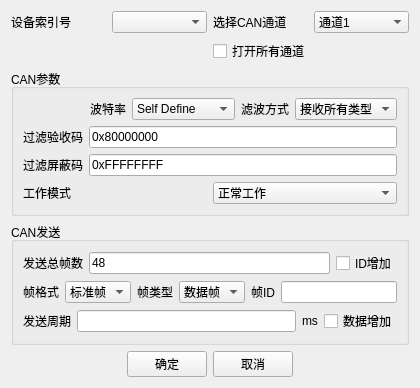
<?xml version="1.0" encoding="UTF-8"?>
<ui version="4.0">
 <class>ConFiguration</class>
 <widget class="QWidget" name="ConFiguration">
  <property name="geometry">
   <rect>
    <x>0</x>
    <y>0</y>
    <width>420</width>
    <height>382</height>
   </rect>
  </property>
  <property name="windowTitle">
   <string>Form</string>
  </property>
  <layout class="QHBoxLayout" name="horizontalLayout_17">
   <item>
    <layout class="QVBoxLayout" name="verticalLayout_4">
     <item>
      <layout class="QHBoxLayout" name="horizontalLayout_8">
       <item>
        <layout class="QVBoxLayout" name="verticalLayout_3">
         <item>
          <layout class="QHBoxLayout" name="horizontalLayout_6">
           <item>
            <widget class="QLabel" name="label">
             <property name="text">
              <string>设备索引号</string>
             </property>
            </widget>
           </item>
           <item>
            <widget class="QComboBox" name="comboBox_device_id"/>
           </item>
          </layout>
         </item>
         <item>
          <spacer name="verticalSpacer">
           <property name="orientation">
            <enum>Qt::Vertical</enum>
           </property>
           <property name="sizeHint" stdset="0">
            <size>
             <width>20</width>
             <height>18</height>
            </size>
           </property>
          </spacer>
         </item>
        </layout>
       </item>
       <item>
        <layout class="QVBoxLayout" name="verticalLayout_2">
         <item>
          <layout class="QHBoxLayout" name="horizontalLayout_7">
           <item>
            <widget class="QLabel" name="label_2">
             <property name="text">
              <string>选择CAN通道</string>
             </property>
            </widget>
           </item>
           <item>
            <widget class="QComboBox" name="comboBox_can">
             <item>
              <property name="text">
               <string>通道1</string>
              </property>
             </item>
             <item>
              <property name="text">
               <string>通道2</string>
              </property>
             </item>
            </widget>
           </item>
          </layout>
         </item>
         <item>
          <widget class="QCheckBox" name="checkBox_all_open_can">
           <property name="text">
            <string>打开所有通道</string>
           </property>
          </widget>
         </item>
        </layout>
       </item>
      </layout>
     </item>
     <item>
      <widget class="QGroupBox" name="groupBox">
       <property name="title">
        <string>CAN参数</string>
       </property>
       <layout class="QVBoxLayout" name="verticalLayout">
        <item>
         <layout class="QHBoxLayout" name="horizontalLayout_5">
          <item>
           <widget class="QLabel" name="label_3">
            <property name="text">
             <string>&lt;html&gt;&lt;head/&gt;&lt;body&gt;&lt;p align=&quot;right&quot;&gt;波特率&lt;/p&gt;&lt;/body&gt;&lt;/html&gt;</string>
            </property>
           </widget>
          </item>
          <item>
           <widget class="QComboBox" name="comboBox_bps">
            <item>
             <property name="text">
              <string>Self Define</string>
             </property>
            </item>
            <item>
             <property name="text">
              <string>10k bps</string>
             </property>
            </item>
            <item>
             <property name="text">
              <string>20k bps</string>
             </property>
            </item>
            <item>
             <property name="text">
              <string>40k bps</string>
             </property>
            </item>
            <item>
             <property name="text">
              <string>50k bps</string>
             </property>
            </item>
            <item>
             <property name="text">
              <string>80k bps</string>
             </property>
            </item>
            <item>
             <property name="text">
              <string>100k bps</string>
             </property>
            </item>
            <item>
             <property name="text">
              <string>125k bps</string>
             </property>
            </item>
            <item>
             <property name="text">
              <string>200k bps</string>
             </property>
            </item>
            <item>
             <property name="text">
              <string>250k bps</string>
             </property>
            </item>
            <item>
             <property name="text">
              <string>400k bps</string>
             </property>
            </item>
            <item>
             <property name="text">
              <string>500k bps</string>
             </property>
            </item>
            <item>
             <property name="text">
              <string>666k bps</string>
             </property>
            </item>
            <item>
             <property name="text">
              <string>800k bps</string>
             </property>
            </item>
            <item>
             <property name="text">
              <string>1000k bps</string>
             </property>
            </item>
            <item>
             <property name="text">
              <string>33.33k bps</string>
             </property>
            </item>
            <item>
             <property name="text">
              <string>66.66k bps</string>
             </property>
            </item>
            <item>
             <property name="text">
              <string>83.33k bps</string>
             </property>
            </item>
           </widget>
          </item>
          <item>
           <layout class="QHBoxLayout" name="horizontalLayout_4">
            <item>
             <widget class="QLabel" name="label_6">
              <property name="text">
               <string>滤波方式</string>
              </property>
             </widget>
            </item>
            <item>
             <widget class="QComboBox" name="comboBox_receive_type">
              <item>
               <property name="text">
                <string>接收所有类型</string>
               </property>
              </item>
              <item>
               <property name="text">
                <string>只接收标准帧</string>
               </property>
              </item>
              <item>
               <property name="text">
                <string>只接收扩展帧</string>
               </property>
              </item>
             </widget>
            </item>
           </layout>
          </item>
         </layout>
        </item>
        <item>
         <layout class="QHBoxLayout" name="horizontalLayout_3">
          <item>
           <widget class="QLabel" name="label_4">
            <property name="text">
             <string>过滤验收码</string>
            </property>
           </widget>
          </item>
          <item>
           <widget class="QLineEdit" name="lineEdit_accode">
            <property name="text">
             <string>0x80000000</string>
            </property>
           </widget>
          </item>
         </layout>
        </item>
        <item>
         <layout class="QHBoxLayout" name="horizontalLayout_2">
          <item>
           <widget class="QLabel" name="label_5">
            <property name="text">
             <string>过滤屏蔽码</string>
            </property>
           </widget>
          </item>
          <item>
           <widget class="QLineEdit" name="lineEdit_AccMask">
            <property name="text">
             <string>0xFFFFFFFF</string>
            </property>
           </widget>
          </item>
         </layout>
        </item>
        <item>
         <layout class="QHBoxLayout" name="horizontalLayout">
          <item>
           <widget class="QLabel" name="label_7">
            <property name="text">
             <string>工作模式</string>
            </property>
           </widget>
          </item>
          <item>
           <widget class="QComboBox" name="comboBox_work_type">
            <item>
             <property name="text">
              <string>正常工作</string>
             </property>
            </item>
            <item>
             <property name="text">
              <string>监听</string>
             </property>
            </item>
            <item>
             <property name="text">
              <string>自发自收</string>
             </property>
            </item>
            <item>
             <property name="text">
              <string>正常工作并接收错误帧</string>
             </property>
            </item>
           </widget>
          </item>
         </layout>
        </item>
       </layout>
      </widget>
     </item>
     <item>
      <widget class="QGroupBox" name="groupBox_2">
       <property name="title">
        <string>CAN发送</string>
       </property>
       <layout class="QHBoxLayout" name="horizontalLayout_14">
        <item>
         <layout class="QVBoxLayout" name="verticalLayout_7">
          <item>
           <layout class="QVBoxLayout" name="verticalLayout_6">
            <item>
             <layout class="QHBoxLayout" name="horizontalLayout_16">
              <item>
               <widget class="QLabel" name="label_12">
                <property name="text">
                 <string>发送总帧数</string>
                </property>
               </widget>
              </item>
              <item>
               <widget class="QLineEdit" name="lineEdit_all_frames">
                <property name="text">
                 <string>48</string>
                </property>
               </widget>
              </item>
              <item>
               <widget class="QCheckBox" name="checkBox_IDadd">
                <property name="text">
                 <string>ID增加</string>
                </property>
               </widget>
              </item>
             </layout>
            </item>
            <item>
             <layout class="QHBoxLayout" name="horizontalLayout_11">
              <item>
               <layout class="QHBoxLayout" name="horizontalLayout_12">
                <item>
                 <widget class="QLabel" name="label_8">
                  <property name="text">
                   <string>帧格式</string>
                  </property>
                 </widget>
                </item>
                <item>
                 <widget class="QComboBox" name="comboBox">
                  <item>
                   <property name="text">
                    <string>标准帧</string>
                   </property>
                  </item>
                  <item>
                   <property name="text">
                    <string>扩展帧</string>
                   </property>
                  </item>
                 </widget>
                </item>
               </layout>
              </item>
              <item>
               <layout class="QHBoxLayout" name="horizontalLayout_13">
                <item>
                 <widget class="QLabel" name="label_9">
                  <property name="text">
                   <string>帧类型</string>
                  </property>
                 </widget>
                </item>
                <item>
                 <widget class="QComboBox" name="comboBox_2">
                  <item>
                   <property name="text">
                    <string>数据帧</string>
                   </property>
                  </item>
                  <item>
                   <property name="text">
                    <string>远程帧</string>
                   </property>
                  </item>
                 </widget>
                </item>
               </layout>
              </item>
              <item>
               <layout class="QHBoxLayout" name="horizontalLayout_15">
                <item>
                 <widget class="QLabel" name="label_10">
                  <property name="text">
                   <string>帧ID</string>
                  </property>
                 </widget>
                </item>
                <item>
                 <widget class="QLineEdit" name="lineEdit_ID"/>
                </item>
               </layout>
              </item>
             </layout>
            </item>
           </layout>
          </item>
          <item>
           <layout class="QHBoxLayout" name="horizontalLayout_19">
            <item>
             <widget class="QLabel" name="label_14">
              <property name="text">
               <string>发送周期</string>
              </property>
             </widget>
            </item>
            <item>
             <widget class="QLineEdit" name="lineEdit_cycle"/>
            </item>
            <item>
             <widget class="QLabel" name="label_15">
              <property name="text">
               <string>ms</string>
              </property>
             </widget>
            </item>
            <item>
             <widget class="QCheckBox" name="checkBox_num_add">
              <property name="text">
               <string>数据增加</string>
              </property>
             </widget>
            </item>
           </layout>
          </item>
         </layout>
        </item>
       </layout>
      </widget>
     </item>
     <item>
      <layout class="QHBoxLayout" name="horizontalLayout_10">
       <item>
        <spacer name="horizontalSpacer">
         <property name="orientation">
          <enum>Qt::Horizontal</enum>
         </property>
         <property name="sizeHint" stdset="0">
          <size>
           <width>40</width>
           <height>20</height>
          </size>
         </property>
        </spacer>
       </item>
       <item>
        <layout class="QHBoxLayout" name="horizontalLayout_9">
         <item>
          <widget class="QPushButton" name="pushButton_ok">
           <property name="text">
            <string>确定</string>
           </property>
          </widget>
         </item>
         <item>
          <widget class="QPushButton" name="pushButton_cancle">
           <property name="text">
            <string>取消</string>
           </property>
          </widget>
         </item>
        </layout>
       </item>
       <item>
        <spacer name="horizontalSpacer_2">
         <property name="orientation">
          <enum>Qt::Horizontal</enum>
         </property>
         <property name="sizeHint" stdset="0">
          <size>
           <width>40</width>
           <height>20</height>
          </size>
         </property>
        </spacer>
       </item>
      </layout>
     </item>
    </layout>
   </item>
  </layout>
 </widget>
 <resources/>
 <connections/>
</ui>
